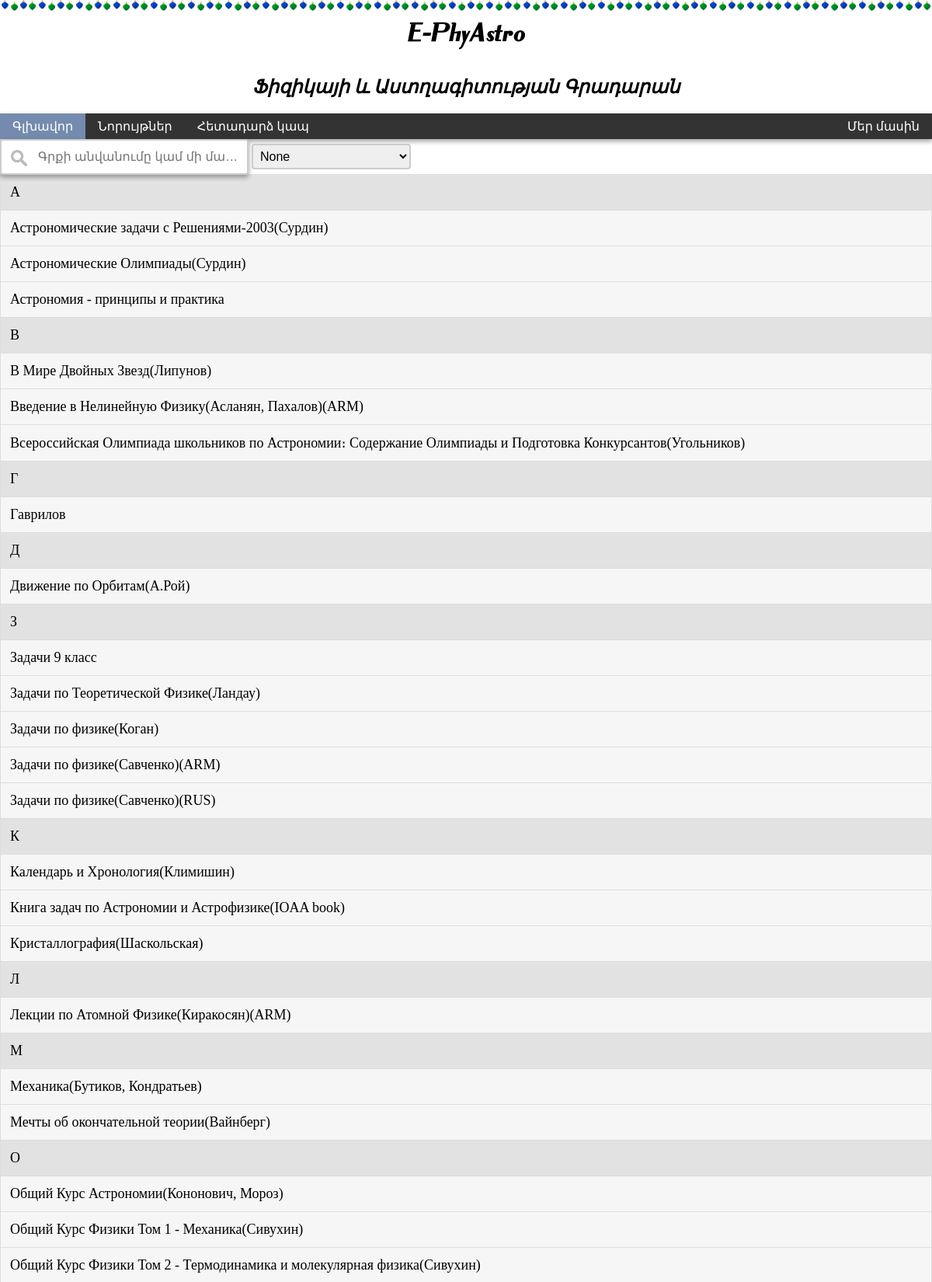
The page / (upper part) on the database its author committed.
### tables this page shows
CREATE TABLE IF NOT EXISTS `Gradaran` (
  `id` int(10) unsigned NOT NULL AUTO_INCREMENT,
  `link` tinytext NOT NULL,
  `title` tinytext NOT NULL,
  `type` tinyint(4) NOT NULL DEFAULT '0',
  `visible` bit(1) NOT NULL,
  PRIMARY KEY (`id`)
);

### scripts/getrow.php (called while the page is built, shortened)
<?
  function getrow()
    {
        global $result;
        if ($row=mysqli_fetch_assoc($result)) return $row;
        return FALSE;
    }

### index.php (the view, shortened to what this page needs)
<?
    include_once 'scripts/getrow.php';
    $result=mysqli_query($link, "SELECT * FROM `Gradaran` WHERE `visible`= 1 ORDER BY `title`") or die(mysqli_error($link));
?>
<html lang="hy">
<head>
        <link href="css/search.css" rel="stylesheet">
        <link href="css/Verelak.css" rel="stylesheet">
        <link href="css/preload.css" rel="stylesheet">
</head>
<body>
    <header>
      <?
          require_once ('blocks/header.php');
          require_once ('blocks/Top-Nav.php')
      ?>
    </header>
    <search>
        <input type="text" id="SearchingLine" onkeyup="SearchAlgoritm()" placeholder="Գրքի անվանումը կամ մի մասը..." title="Որոնման տարածք">
        <select id="book-type" onchange="SearchAlgoritm()">
            <option value="">None</option>
    </search>
        <ul id="G" class="Grqashar">
        <?
          $s=''; $full=false;
          while ($row=getrow()):
            if($s!=mb_substr($row['title'], 0, 1, 'UTF-8') || empty($s))
            {
              $s=mb_substr($row['title'], 0, 1, 'UTF-8');
              echo '<li><a class="header">'.$s.'</a></li>';
            }
            echo '<li><a t="'.$row['type'].'" href="http://'.$row['link'].'">'.$row['title'].'</a></li>';
          endwhile;
        ?>
        </ul>
    </body>
</html>

### css/style.css (style rules this page uses)
body { margin:0 }
* { box-sizing:border-box; }

### css/search.css (style rules this page uses)
search input,select { outline:0; box-sizing: border-box; border:2px solid #ccc; border-radius:4px; font-size:16px; }
search input { width:320px; background-image:url('/img/searchicon.png'); background-position:10px 10px; background-repeat:no-repeat; padding:12px 10px 12px 47px; -webkit-transition:width .9s ease-in-out; transition:width .9s ease-in-out; box-shadow:0 3px 6px rgba(0,0,0,0.16),0 3px 6px rgba(0,0,0,0.23); text-overflow:ellipsis }
search select { margin:4px 0 0 0; padding: 5px; }
.Grqashar { list-style-type:none; padding:0; margin:0 }
.Grqashar li a { border:1px solid #ddd; margin-top:-1px; background-color:#f6f6f6; padding:12px; text-decoration:none; font-size:18px; color:black; display:block }
.Grqashar li a.header { background-color:#e2e2e2; cursor:default }

### rows shown on the page
gradaran: title "А", title "Астрономические задачи с Решениями-2003(Сурдин)"
gradaran: title "Астрономические Олимпиады(Сурдин)"
gradaran: title "Астрономия - принципы и практика"
gradaran: title "В", title "В Мире Двойных Звезд(Липунов)"
gradaran: title "Введение в Нелинейную Физику(Асланян, Пахалов)(ARM)"
gradaran: title "Всероссийская Олимпиада школьников по Астрономии։ Содержание Олимпиады и Подготовка Конкурсантов(Угольников)"
gradaran: title "Г", title "Гаврилов"
gradaran: title "Д", title "Движение по Орбитам(А.Рой)"
gradaran: title "З", title "Задачи 9 класс"
gradaran: title "Задачи по Теоретической Физике(Ландау)"
gradaran: title "Задачи по физике(Коган)"
gradaran: title "Задачи по физике(Савченко)(ARM)"
gradaran: title "Задачи по физике(Савченко)(RUS)"
gradaran: title "К", title "Календарь и Хронология(Климишин)"
gradaran: title "Книга задач по Астрономии и Астрофизике(IOAA book)"
gradaran: title "Кристаллография(Шаскольская)"
gradaran: title "Л", title "Лекции по Атомной Физике(Киракосян)(ARM)"
gradaran: title "М", title "Механика(Бутиков, Кондратьев)"
gradaran: title "Мечты об окончательной теории(Вайнберг)"
gradaran: title "О", title "Общий Курс Астрономии(Кононович, Мороз)"
gradaran: title "Общий Курс Физики Том 1 - Механика(Сивухин)"
gradaran: title "Общий Курс Физики Том 2 - Термодинамика и молекулярная физика(Сивухин)"

### other values the page prints
$name "E-PhyAstro"
